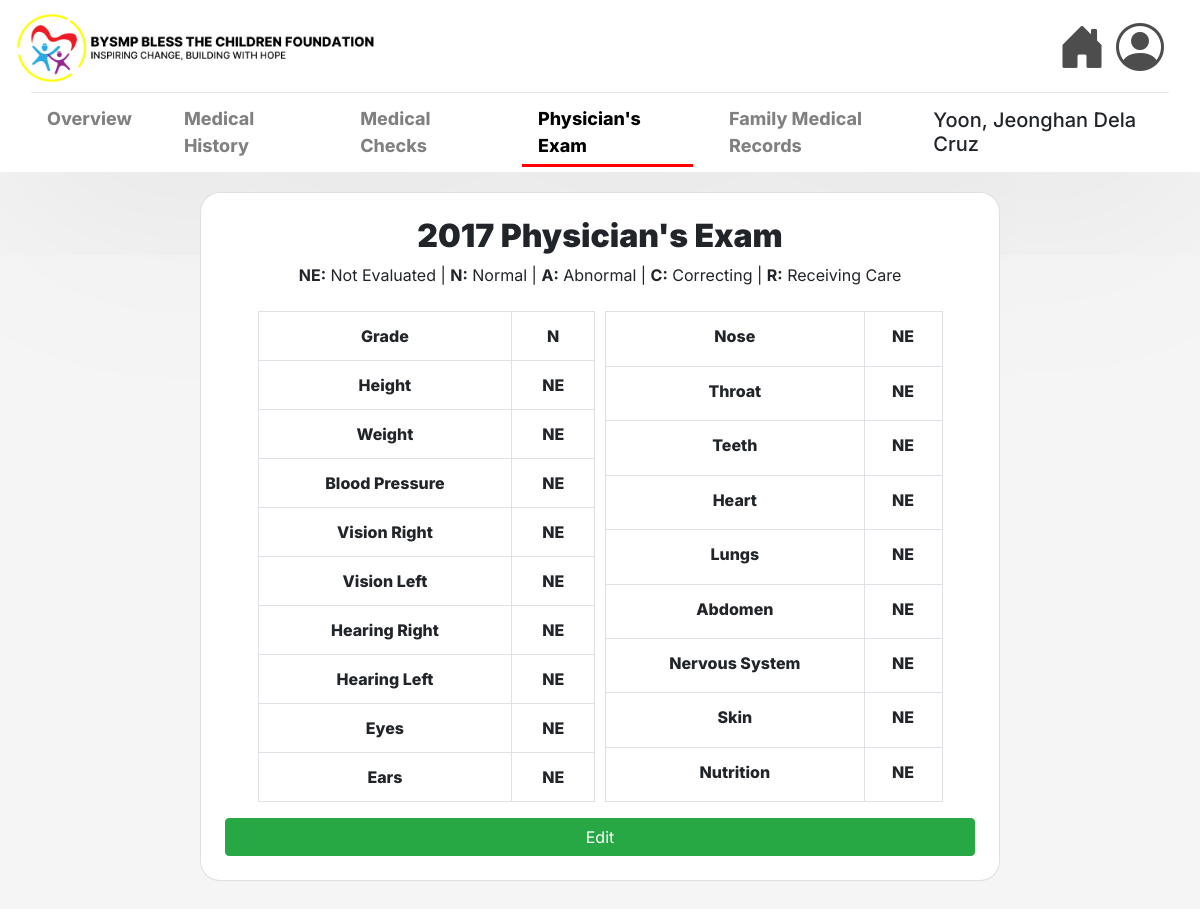
Page /physician-exam/view/6/1/ on the committed database.
### msys42app/models.py (models this page shows, shortened)
class Child(models.Model):
    code = models.CharField(max_length=7, validators=[RegexValidator(regex=r'^[A-Za-z]{3}\d{4}$')], unique=True, null=False, blank=False)
    lastname = models.CharField(max_length=25, null=False, blank=False)
    firstname = models.CharField(max_length=50, null=False, blank=False)
    middlename = models.CharField(max_length=25, null=True)
    sex = models.CharField(max_length=6, choices=[('Male', 'Male'), ('Female', 'Female')], null=False, blank=False)
    birth = models.DateField(null=False, blank=False)
    blood_group = models.CharField(max_length=3, blank=True, null=True)
    address = models.TextField(max_length=255, null=False, blank=False)
    philhealth_number = models.CharField(max_length=14, validators=[MinLengthValidator(14)], blank=True, null=True)
    fourps_number = models.CharField(max_length=20, blank=True, null=True)
    guardian_lastname = models.CharField(max_length=25, null=False, blank=False)
    guardian_firstname = models.CharField(max_length=50, null=False, blank=False)
    guardian_middlename = models.CharField(max_length=25, null=True, blank=True)
    guardian_relationship = models.CharField(max_length=25, null=False, blank=False)
    guardian_sex = models.CharField(max_length=6, choices=[('Male', 'Male'), ('Female', 'Female')], null=False, blank=False)
    age = models.IntegerField(null=False, blank=False)

class PhysiciansExam(models.Model):
    child = models.ForeignKey(Child, on_delete=models.CASCADE)
    year_choices = [(year, year) for year in range(2000, datetime.datetime.now().year + 1)]
    conditions = [("N", "N"), ("A", "A"), ("C", "C"), ("R", "R"), ("NE", "NE")]
    year = models.IntegerField(choices=year_choices, default=datetime.datetime.now().year)
    grade = models.CharField(max_length=2, choices=conditions, default= "NE")
    height = models.CharField(max_length=2, choices=conditions, default= "NE")
    weight = models.CharField(max_length=2, choices=conditions, default= "NE")
    bp = models.CharField(max_length=2, choices=conditions, default= "NE")
    vision_right = models.CharField(max_length=2, choices=conditions, default= "NE")
    vision_left = models.CharField(max_length=2, choices=conditions, default= "NE")
    hearing_right = models.CharField(max_length=2, choices=conditions, default= "NE")
    hearing_left = models.CharField(max_length=2, choices=conditions, default= "NE")
    eyes = models.CharField(max_length=2, choices=conditions, default= "NE")
    ears = models.CharField(max_length=2, choices=conditions, default= "NE")
    nose = models.CharField(max_length=2, choices=conditions, default= "NE")
    throat = models.CharField(max_length=2, choices=conditions, default= "NE")
    teeth = models.CharField(max_length=2, choices=conditions, default= "NE")
    heart = models.CharField(max_length=2, choices=conditions, default= "NE")
    lungs = models.CharField(max_length=2, choices=conditions, default= "NE")
    abdomen = models.CharField(max_length=2, choices=conditions, default= "NE")
    nervous_system = models.CharField(max_length=2, choices=conditions, default= "NE")
    skin = models.CharField(max_length=2, choices=conditions, default= "NE")
    nutrition = models.CharField(max_length=2, choices=conditions, default= "NE")
    other = models.CharField(max_length=2, choices=conditions, default= "NE")
    other_label = models.CharField(max_length=20, default="other")

### msys42app/views.py (the view)
# urls.py: path('physician-exam/view/<int:pk>/<int:id>/', views.view_physicians_exam, name='view_physicians_exam'),
def view_physicians_exam(request, pk, id):
    child = get_object_or_404(Child, pk=pk)
    exam = get_object_or_404(PhysiciansExam, pk=id)
    return render(request, 'msys42app/view_phyexam.html', {'child': child, 'exam':exam })

### msys42app/templates/msys42app/view_phyexam.html (shortened to what this page needs)
{% extends 'msys42app/base.html' %}
{% load static %}
{% block navbar %}
<hr class="w-100 my-1">
<nav style="display: flex; justify-content: space-between; align-items: flex-end; padding-left: 0; padding: 0; width: 100%; position: sticky;">
    <ul class="child-nav" style="display: flex; gap: 20px; list-style: none; padding: 0; margin: 0;">
        <li class="nav-item">
            <a class="nav-link" href="{% url 'view_child_profile' pk=child.id %}">
                Overview
            </a>
        </li>
        <li class="nav-item">
            <a class="nav-link" href="{% url 'view_medical_history' child.id %}">Medical History</a>
        </li>
        <li class="nav-item">
            <a class="nav-link" href="{% url 'annual_medical_check_list' child.id %}">Medical Checks</a>
        </li>
        <li class="nav-item">
            <a class="nav-link active" href="{% url 'home_physicians_exam' child.id %}">
                Physician's Exam
            </a>
        </li>
        <li class="nav-item">
            <a class="nav-link" href="{% url 'view_family_medicals' child.id%}">Family Medical Records</a>
        </li>
    </ul>
    <h5> {{child.lastname}}, {{child.firstname}} {{child.middlename}} </h5>
</nav>
{% endblock %}
{% block content %}
<div class="container-fluid" style="min-height: 100vh; display: flex; justify-content: center; align-items: flex-start; padding: 20px;">
    <div class="card p-4 shadow-sm" style="width: 100%; max-width: 800px; margin: 0 auto; text-align: center;">
        <h2 class="text-center" style="font-weight: 1000;"> {{exam.year}} Physician's Exam </h2>
        <h8 class="text-center mb-4">
            <strong> NE:</strong> Not Evaluated |
            <strong> N:</strong> Normal |
            <strong> A:</strong> Abnormal |
            <strong> C:</strong> Correcting   |
            <strong> R:</strong> Receiving Care</h8>
        <div class="d-flex justify-content-center" style="gap: 10px;">
            <table class="table table-bordered" style="width: 45%; font-weight: 800;">
                <tr>
                    <td>Grade</td>
                    <td>{{ exam.grade }}</td>
                </tr>
                <tr>
                    <td>Height</td>
                    <td>{{ exam.height }}</td>
                </tr>
                <tr>
                    <td>Weight</td>
                    <td>{{ exam.weight }}</td>
                </tr>
                <tr>
                    <td>Blood Pressure</td>
                    <td>{{ exam.bp }}</td>
                </tr>
                <tr>
                    <td>Vision Right</td>
                    <td>{{ exam.vision_right }}</td>
                </tr>
                <tr>
                    <td>Vision Left</td>
                    <td>{{ exam.vision_left }}</td>
                </tr>
                <tr>
                    <td>Hearing Right</td>
                    <td>{{ exam.hearing_right }}</td>
                </tr>
                <tr>
                    <td>Hearing Left</td>
                    <td>{{ exam.hearing_left }}</td>
                </tr>
                <tr>
                    <td>Eyes</td>
                    <td>{{ exam.eyes }}</td>
                </tr>
                <tr>
                    <td>Ears</td>
                    <td>{{ exam.ears }}</td>
                </tr>
            </table>
            <table class="table table-bordered" style="width: 45%; font-weight: 800;">
                <tr>
                    <td>Nose</td>
                    <td>{{ exam.nose }}</td>
                </tr>
                <tr>
                    <td>Throat</td>
                    <td>{{ exam.throat }}</td>
                </tr>
                <tr>
                    <td>Teeth</td>
                    <td>{{ exam.teeth }}</td>
                </tr>
                <tr>
                    <td>Heart</td>
                    <td>{{ exam.heart }}</td>
                </tr>
                <tr>
                    <td>Lungs</td>
                    <td>{{ exam.lungs }}</td>
                </tr>
                <tr>
                    <td>Abdomen</td>
                    <td>{{ exam.abdomen }}</td>
                </tr>
                <tr>
                    <td>Nervous System</td>
                    <td>{{ exam.nervous_system }}</td>
                </tr>
                <tr>
                    <td>Skin</td>
                    <td>{{ exam.skin }}</td>
                </tr>
                <tr>
                    <td>Nutrition</td>
                    <td>{{ exam.nutrition }}</td>
                </tr>
            </table>
        </div>
        <button  class="btn btn-success"> Edit </button>
    </div>
</div>
{% endblock %}

### msys42app/static/style.css (style rules this page uses)
body { background-color: #f5f5f5; }
.card { background-color: white; height: auto; width: 100%; max-width: 800px; margin-top: 50px; border-radius: 20px; padding: 20px; }
table { background-color: black; }

### msys42app/templates/msys42app/base.html (style rules this page uses)
.child-nav .nav-link { position: relative; transition: all 0.3s ease; padding-bottom: 5px; font-weight: 750; font-size: large; color: gray; }
.child-nav .nav-link.active { color: rgb(0, 0, 0) !important; font-weight: 780; }
.child-nav .nav-link::after { content: ''; position: absolute; bottom: -3px; left: 0; width: 100%; height: 3px; background-color: rgba(255, 0, 0, 0.5); transform: scaleX(0); transition: transform 0.3s ease; }
.child-nav .nav-link.active::after { transform: scaleX(1); background-color: red; }
.child-nav .nav-link.active::after { animation: underlineGrow 0.4s ease-out forwards; }

### rows in the picture
Child: lastname "Yoon", firstname "Jeonghan", middlename "Dela Cruz"
PhysiciansExam: year "2017", grade "N", height "NE", weight "NE", bp "NE", vision_right "NE", vision_left "NE", hearing_right "NE", hearing_left "NE", eyes "NE", ears "NE", nose "NE", throat "NE", teeth "NE", heart "NE", lungs "NE", abdomen "NE", nervous_system "NE", skin "NE", nutrition "NE"
